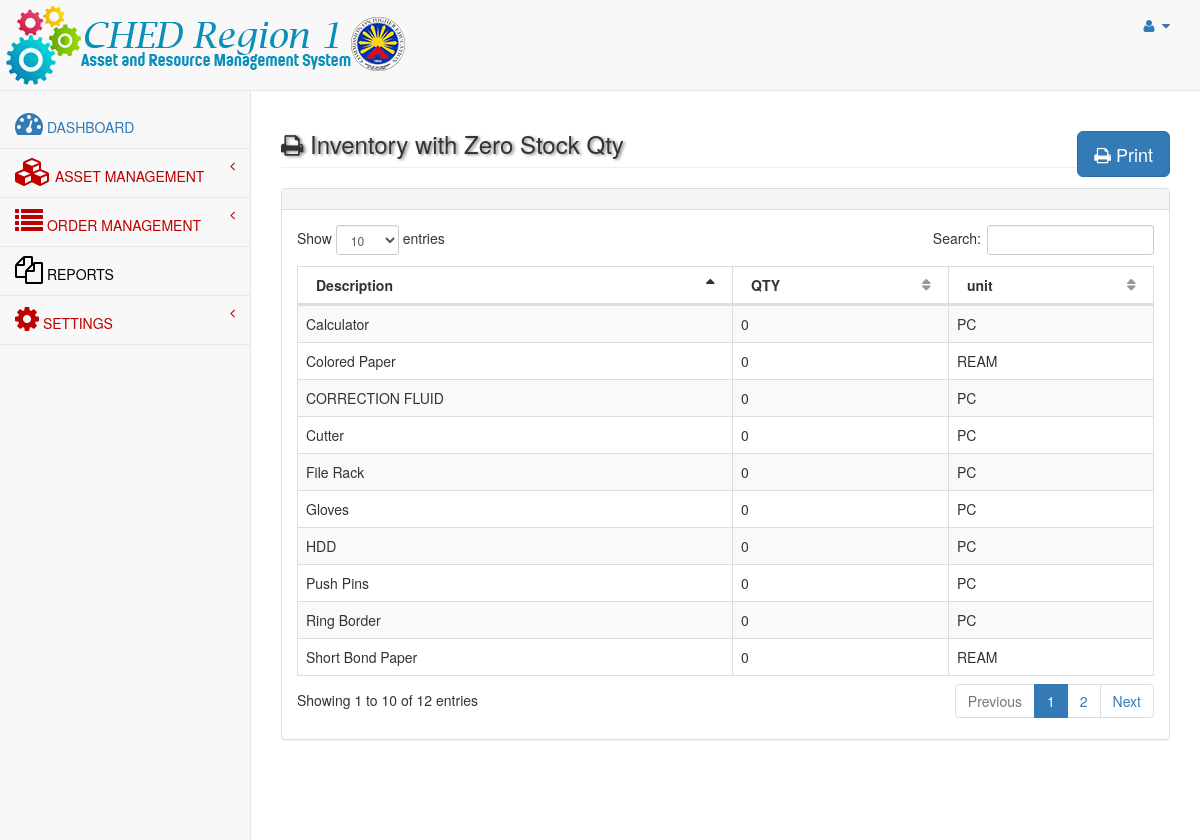
/admin/old/genreport.php?rpt=1, run on the app's committed database.
### tables this page shows
CREATE TABLE `items` (
  `itemNo` bigint(20) NOT NULL AUTO_INCREMENT,
  `description` varchar(200) NOT NULL,
  `category` varchar(100) NOT NULL DEFAULT 'Office Supply',
  `unit` varchar(20) NOT NULL DEFAULT 'PC',
  `unitCost` double(10,2) NOT NULL DEFAULT '0.00',
  `inventory_qty` int(11) DEFAULT '0',
  `supplierID` int(11) DEFAULT '0',
  PRIMARY KEY (`itemNo`)
);

### admin/include/functions.php (called while the page is built, shortened)
<?php
function selectListSQL($q){
	$conn = dbConnect();
	$stmt = $conn->prepare($q);
	$stmt->execute();
	$rows = $stmt->fetchAll();
	return $rows;
}
?>

### admin/old/genreport.php (the view, shortened to what this page needs)
<?php
include('header.php');
$reportid = $_GET['rpt'];
if($reportid==1){
	$reporttitle = "Inventory with Zero Stock Qty";
}
?>
<div id="page-wrapper">
            <div class="row">
                <div class="col-lg-12">
                    <h3 class="page-header"><i class="fa fa-print fa-1x"></i> <?php echo $reporttitle;?>
						<div class="pull-right">
							<a href="printreport.php?reportid=<?php echo $reportid;?>" target="_blank">
                             <button class="btn btn-primary btn-lg">
                                <i class="fa fa-print"></i> Print
                            </button>
							</a>
                         </div>
					</h3>
                </div>
            </div>
            <div class="row">
				<div class="col-lg-12">
								<div class="panel panel-default">
											<div class="panel-heading">
											</div>
								<div class="panel-body">
												<div class="dataTable_wrapper">
													<table class="table table-striped table-bordered table-hover" id="dataTables-example">
							<thead>
								<tr>
					<?php
						if($reportid==1){
							$reportsql = "SELECT description,inventory_qty,unit from ITEMS where inventory_qty<=0";
							echo "<th>Description</th><th>QTY</th><th>unit</th>";
						}
					?>
								</tr>
							</thead>
														<tbody>
			<?php
						include_once("include/functions.php");
						$emplist = selectListSQL($reportsql);
						foreach ($emplist as $rows => $link) {
							if($reportid ==1){
								echo "<tr class='odd gradeX'>";
								echo "<td>".$link['description']."</td>";
								echo "<td>".$link['inventory_qty']."</td>";
								echo "<td>".$link['unit']."</td>";
								echo "</tr>";
							}
						}
						?>
														</tbody>
													</table>
												</div>
											</div>
											</div>
											</div>
											</div>
        </div>
    </div>
<?php
include('footer.php');
?>

### data on the page
items: description "CORRECTION FLUID", inventory_qty "0", unit "PC"
items: description "HDD", inventory_qty "0", unit "PC"
items: description "Short Bond Paper", inventory_qty "0", unit "REAM"
items: description "Gloves", inventory_qty "0", unit "PC"
items: description "Cutter", inventory_qty "0", unit "PC"
items: description "Calculator", inventory_qty "0", unit "PC"
items: description "File Rack", inventory_qty "0", unit "PC"
items: description "Ring Border", inventory_qty "0", unit "PC"
items: description "Colored Paper", inventory_qty "0", unit "REAM"
items: description "Push Pins", inventory_qty "0", unit "PC"

### other printed values
$reporttitle "Inventory with Zero Stock Qty"
